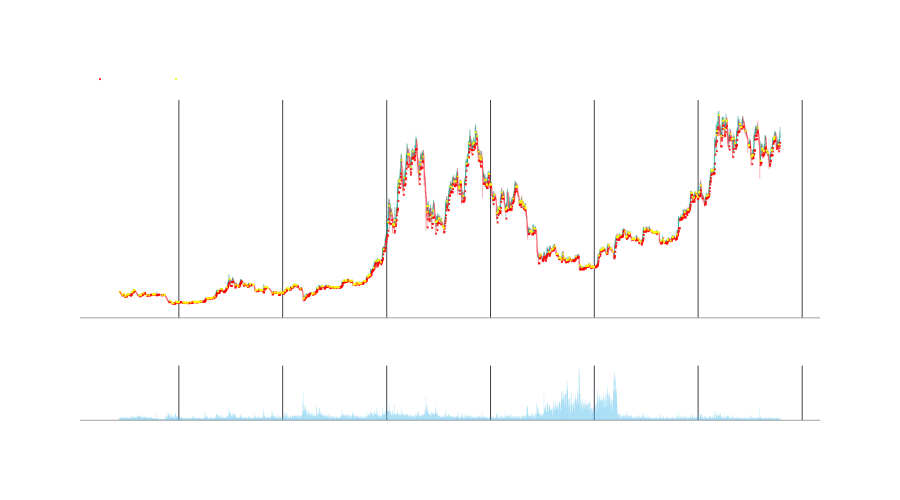

Notebook source saved alongside this figure:
### Code cell
df_to_show = df
indicators = [
     {'col': 'HA_sl','name': 'HA_sl','color': 'red','row': 1, 'mode':'markers',},
     #{'col': 'HA_tp','name': 'HA_tp','color': 'green','row': 1, 'mode':'markers',},
     {'col': 'trend-chg','name': 'trend-chg','color': 'yellow','row': 1, 'mode':'markers',},
     #{'col': 'st_high','name': 'ST High','color': 'green','row': 1, 'mode':'markers',},
     #   {'col': 'FL_0.0%', 'name': 'FL_0.0%', 'color': 'red', 'row': 1, 'mode': 'lines', }, 
     #   {'col': 'FL_gold1', 'name': 'FL_gold1', 'color': 'orange', 'row': 1, 'mode': 'lines', }, 
     #   {'col': 'FL_gold2', 'name': 'FL_gold2', 'color': 'orange', 'row': 1, 'mode': 'lines', }, 
     #   {'col': 'FL_100.0%', 'name': 'FL_100.0%', 'color': 'green', 'row': 1, 'mode': 'lines', }, 
        ]

indicators_out = [
     #{'col': 'sign_acum','name': 'sign_acum','color': 'yellow','row': 1, 'mode':'lines',},
     #{'col': 'VOL_perc','name': 'Volume_SMA','color': 'green','row': 1, 'mode':'lines',},
        ]

#https://plotly.com/python/reference/scatter/#scatter-marker-symbol
events = [
       #{'df':df,'col':'buy','name': 'BUY','color': 'green','symbol': 'triangle-up' }, 
       #{'df':df,'col':'sell','name': 'SELL','color': 'red','symbol': 'triangle-down' }, 
     ]


fig = fn.ohlc_chart(df_to_show,indicators=indicators,indicators_out=indicators_out,events=events,) 
fig.show()

### Figure 1 — Plotly figure (JSON) as saved in the notebook; plotly's stock layout.template omitted (floating-point values rounded to 4 significant figures; data arrays with more than 128 entries replaced by an {"elided": "..."} marker saying what was removed)
{"data": [{"close": {"elided": "2325 float values"}, "decreasing": {"line": {"color": "rgba(242,54,69,0.5)"}}, "high": {"elided": "2325 float values"}, "increasing": {"line": {"color": "rgba(8,153,129,0.5)"}}, "line": {"width": 0.75}, "low": {"elided": "2325 float values"}, "name": "BTCUDST", "open": {"elided": "2325 float values"}, "showlegend": false, "type": "candlestick", "x": {"elided": "2325 str values"}, "xaxis": "x", "yaxis": "y"}, {"line": {"width": 0.5}, "marker": {"color": "red", "size": 2, "symbol": "x"}, "mode": "markers", "name": "HA_sl", "type": "scatter", "x": {"elided": "1127 str values"}, "xaxis": "x", "y": {"elided": "1127 float values"}, "yaxis": "y"}, {"line": {"width": 0.5}, "marker": {"color": "yellow", "size": 2, "symbol": "x"}, "mode": "markers", "name": "trend-chg", "type": "scatter", "x": {"elided": "431 str values"}, "xaxis": "x", "y": {"elided": "431 float values"}, "yaxis": "y"}, {"marker": {"color": "rgba(83,189,235,0.75)", "line": {"width": 0}}, "name": "Volumen", "showlegend": false, "type": "bar", "x": {"elided": "2325 str values"}, "xaxis": "x2", "y": {"elided": "2325 float values"}, "yaxis": "y2"}], "layout": {"font": {"color": "#ffffff", "family": "Helvetica"}, "height": 500, "legend": {"orientation": "h", "x": 0, "xanchor": "left", "y": 1.02, "yanchor": "bottom"}, "modebar": {"bgcolor": "rgba(0,0,0,0)"}, "paper_bgcolor": "rgba(0,0,0,0)", "plot_bgcolor": "rgba(0,0,0,0)", "xaxis": {"anchor": "y", "domain": [0, 1], "gridcolor": "#40444e", "linecolor": "#40444e", "linewidth": 0.5, "matches": "x2", "rangeslider": {"visible": false}, "showline": true, "showticklabels": false}, "xaxis2": {"anchor": "y2", "domain": [0, 1], "gridcolor": "#40444e", "linecolor": "#40444e", "linewidth": 0.5, "showline": true}, "yaxis": {"anchor": "x", "domain": [0.32, 1], "gridcolor": "rgba(0,0,0,0)", "linecolor": "#40444e", "linewidth": 0.5, "showline": false, "showticklabels": true, "title": {"text": "Precio"}, "zeroline": false}, "yaxis2": {"anchor": "x2", "domain": [0, 0.17], "gridcolor": "rgba(0,0,0,0)", "linecolor": "#40444e", "linewidth": 0.5, "showline": false, "showticklabels": true, "title": {"text": "Volume"}, "zeroline": false}}}
